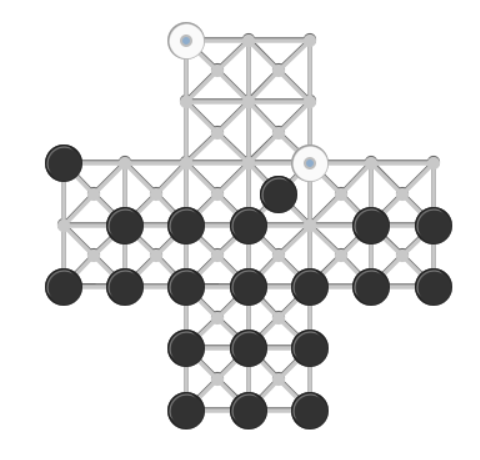
#> input picture Pycharm projekt/Gaasetavl/Images/gaasetavl 1.png, 480 x 460 px
$ python CircleDetectionGT.py
#> lines starting #> are read from the running program, lines starting #| are printed output that depends on the picture; after the words box and inside, x2 and y2 are one past the last pixel; in counts of white or black regions, pixels touching at a corner belong together
from asyncio import to_thread

import cv2
import numpy as np
import json


def detectAndCountCircles(path):
#> called with path = '../Gaasetavl/Images/gaasetavl 1.png'
    inp_img = cv2.imread(path)
#> inp_img is the input picture: shape (460, 480, 3); mean B, G, R 227, 227, 227

    gray = cv2.cvtColor(inp_img, cv2.COLOR_BGR2GRAY)

    gray_blurred = cv2.blur(gray, (3, 3))

    detected_circles = cv2.HoughCircles(gray_blurred,
                                        cv2.HOUGH_GRADIENT,
                                        1,
                                        20,
                                        param1=50,
                                        param2=30,
                                        minRadius=10,
                                        maxRadius=30)
#> detected_circles = 22 rows, first 8: [247.5, 347.5, 18.8], [248.5, 410.5, 18.6], [63.5, 286.5, 19.4], [186.5, 40.5, 16.6], [63.5, 162.5, 19.4], [433.5, 225.5, 18.6], [248.5, 225.5, 19.4], [309.5, 163.5, 16.5]

    if detected_circles is not None:
        detected_circles = np.uint16(np.around(detected_circles))
#> detected_circles = 22 rows, first 8: [248, 348, 19], [248, 410, 19], [64, 286, 19], [186, 40, 17], [64, 162, 19], [434, 226, 19], [248, 226, 19], [310, 164, 16]
        total_circles = 0
        foxes = 0
        geese = 0
        threshold = 127
        pawn_list = {}
        pawn_type = ""
        pawn_id = 1

        for pt in detected_circles[0, :]:
            total_circles += 1
            x, y, r = pt[0], pt[1], pt[2]
            dot_color = (0, 0, 255)
            circle_color = (255, 0, 0)

            # checking pawn color
            mask = np.zeros(inp_img.shape[:2], dtype="uint8")
            cv2.circle(mask, (x, y), r, 255, -1)

            masked_img = cv2.bitwise_and(inp_img, inp_img, mask=mask)
            mean_color = cv2.mean(inp_img, mask=mask)
            B, G, R = mean_color[:3]
            mean_intensity = (R + G + B) / 3

            if mean_intensity > threshold:
                foxes += 1
                pawn_type = "white"
            elif mean_intensity < threshold:
                geese += 1
                pawn_type = "black"

            pawn_list[f'{pawn_type}{pawn_id}'] = (int(x),int(y))
            pawn_id += 1
#> this loop made 22 passes
#> (x, y, r, mean_color, B, G, R, mean_intensity) on passes 4, 8: (186, 40, 17, (239.9, 238.4, 236.9, 0), 239.9, 238.4, 236.9, 238.4), (310, 164, 16, (241.1, 239.4, 237.8, 0), 241.1, 239.4, 237.8, 239.4)
#> (x, y, r, mean_color, B, G, R, mean_intensity) on passes 1, 2, 3, 5, 6, 7: (248, 348, 19, (57.68, 57.68, 57.68, 0), 57.68, 57.68, 57.68, 57.68), (248, 410, 19, (57.66, 57.66, 57.66, 0), 57.66, 57.66, 57.66, 57.66), (64, 286, 19, (60.32, 60.32, 60.32, 0), 60.32, 60.32, 60.32, 60.32), (64, 162, 19, (61.49, 61.49, 61.49, 0), 61.49, 61.49, 61.49, 61.49), (434, 226, 19, (62.45, 62.45, 62.45, 0), 62.45, 62.45, 62.45, 62.45), (248, 226, 19, (59.31, 59.31, 59.31, 0), 59.31, 59.31, 59.31, 59.31)
#> pass 1, in detectAndCountCircles, `masked_img = cv2.bitwise_and(inp_img, inp_img, mask=mask)`:
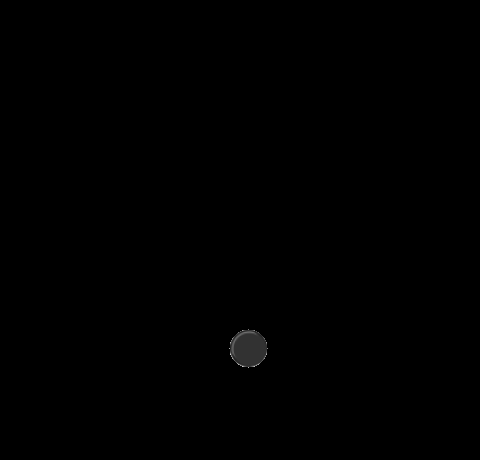
#> masked_img: shape (460, 480, 3); min 0, max 210, mean 0.3
#> after the loop:
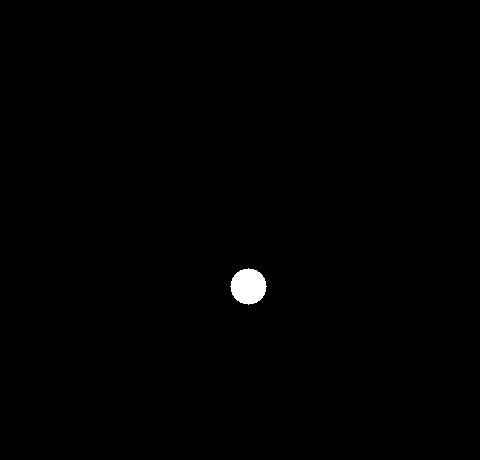
#> mask: shape (460, 480); 0.46% white; 1 white region, box (x1, y1, x2, y2) and area: (230, 268, 267, 305) 1009
#> after the loop, foxes = 2; geese = 20; pawn_id = 23; pawn_list = 22 items; total_circles = 22
        return pawn_list
    else:
        print("Error: detected_circles = None")
        return None

def dictToJson(dict):
    json_string = json.dumps(dict, indent=4)
    return json_string

print(dictToJson(detectAndCountCircles("../Gaasetavl/Images/gaasetavl 1.png")))

$ run again, with Pycharm projekt/Gaasetavl/Images/gaasetavl 2.png copied over Pycharm projekt/Gaasetavl/Images/gaasetavl 1.png
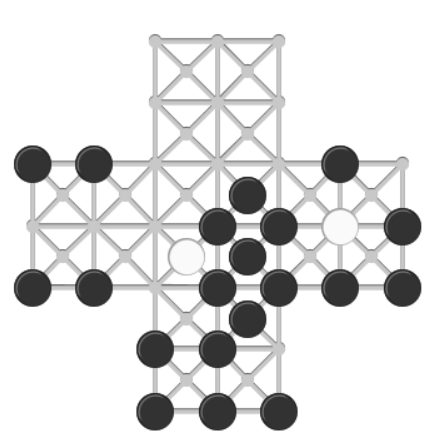
#> input picture Pycharm projekt/Gaasetavl/Images/gaasetavl 2.png, 425 x 446 px
#> in detectAndCountCircles, inp_img is the input picture: shape (446, 425, 3); min 32, max 255, mean 222.3
#> in detectAndCountCircles, `detected_circles = cv2.HoughCircles(gray_blurred, cv2.HOUGH_GRADIENT, ..`: detected_circles = 22 rows, first 8: [217.5, 287.5, 19.1], [216.5, 348.5, 19.1], [217.5, 411.5, 18.6], [32.5, 287.5, 19.4], [247.5, 256.5, 18.5], [32.5, 163.5, 19.4], [402.5, 226.5, 18.6], [217.5, 226.5, 19.4]
#> in detectAndCountCircles, `detected_circles = np.uint16(np.around(detected_circles))`: detected_circles = 22 rows, first 8: [218, 288, 19], [216, 348, 19], [218, 412, 19], [32, 288, 19], [248, 256, 18], [32, 164, 19], [402, 226, 19], [218, 226, 19]
#> the loop in detectAndCountCircles, `for pt in detected_circles[0, :]:` made 22 passes
#> (x, y, r, mean_color, B, G, R, mean_intensity) on passes 13, 22: (340, 226, 17, (247.6, 247.6, 247.6, 0), 247.6, 247.6, 247.6, 247.6), (188, 254, 19, (241.1, 241.1, 241.1, 0), 241.1, 241.1, 241.1, 241.1)
#> pass 1, in detectAndCountCircles, `masked_img = cv2.bitwise_and(inp_img, inp_img, mask=mask)`:
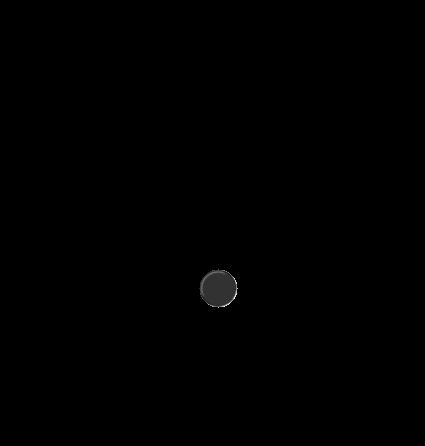
#> masked_img: shape (446, 425, 3); min 0, max 252, mean 0.4
#> after the loop in detectAndCountCircles, `for pt in detected_circles[0, :]:`:
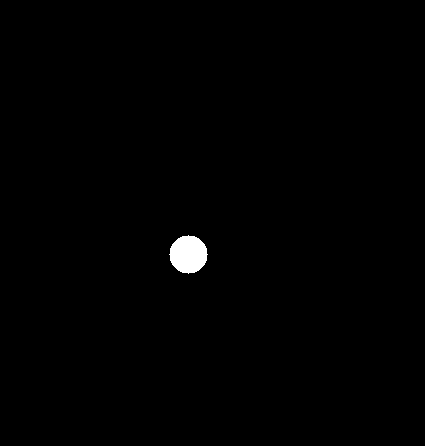
#> mask: shape (446, 425); 0.6% white; 1 white region, box (x1, y1, x2, y2) and area: (169, 235, 208, 274) 1129
#> after the loop in detectAndCountCircles, `for pt in detected_circles[0, :]:`: foxes = 2; geese = 20; pawn_id = 23; pawn_list = 22 items; total_circles = 22

$ run again, with Pycharm projekt/Gaasetavl/Images/gaasetavl 3.png copied over Pycharm projekt/Gaasetavl/Images/gaasetavl 1.png
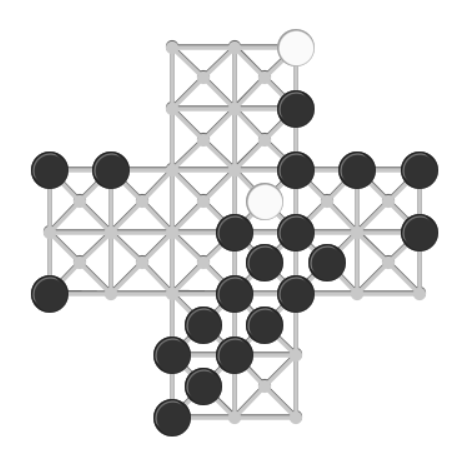
#> input picture Pycharm projekt/Gaasetavl/Images/gaasetavl 3.png, 468 x 461 px
#> in detectAndCountCircles, inp_img is the input picture: shape (461, 468, 3); min 32, max 255, mean 226.2
#> in detectAndCountCircles, `detected_circles = cv2.HoughCircles(gray_blurred, cv2.HOUGH_GRADIENT, ..`: detected_circles = 22 rows, first 8: [264.5, 201.5, 16.3], [234.5, 293.5, 19.1], [233.5, 354.5, 19.1], [49.5, 293.5, 19.4], [202.5, 385.5, 18.5], [264.5, 262.5, 18.5], [49.5, 169.5, 19.4], [419.5, 232.5, 18.6]
#> in detectAndCountCircles, `detected_circles = np.uint16(np.around(detected_circles))`: detected_circles = 22 rows, first 8: [264, 202, 16], [234, 294, 19], [234, 354, 19], [50, 294, 19], [202, 386, 18], [264, 262, 18], [50, 170, 19], [420, 232, 19]
#> the loop in detectAndCountCircles, `for pt in detected_circles[0, :]:` made 22 passes
#> (x, y, r, mean_color, B, G, R, mean_intensity) on passes 1, 15: (264, 202, 16, (249.7, 249.7, 249.7, 0), 249.7, 249.7, 249.7, 249.7), (296, 48, 16, (249.9, 249.9, 249.9, 0), 249.9, 249.9, 249.9, 249.9)
#> pass 1, in detectAndCountCircles, `masked_img = cv2.bitwise_and(inp_img, inp_img, mask=mask)`:
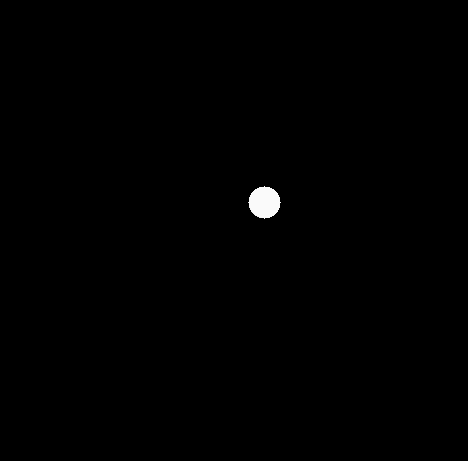
#> masked_img: shape (461, 468, 3); min 0, max 251, mean 0.9
#> after the loop in detectAndCountCircles, `for pt in detected_circles[0, :]:`:
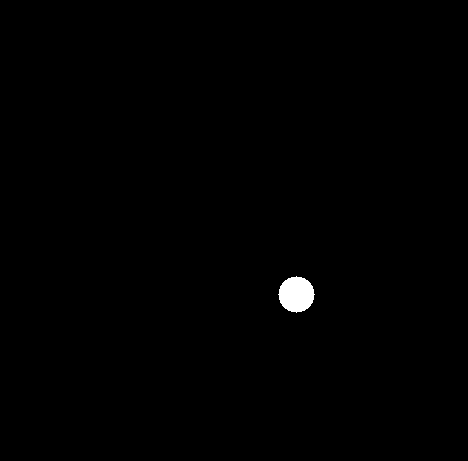
#> mask: shape (461, 468); 0.47% white; 1 white region, box (x1, y1, x2, y2) and area: (278, 276, 315, 313) 1009
#> after the loop in detectAndCountCircles, `for pt in detected_circles[0, :]:`: foxes = 2; geese = 20; pawn_id = 23; pawn_list = 22 items; total_circles = 22

$ run again, with Pycharm projekt/Gaasetavl/Images/gaasetavl 4.png copied over Pycharm projekt/Gaasetavl/Images/gaasetavl 1.png
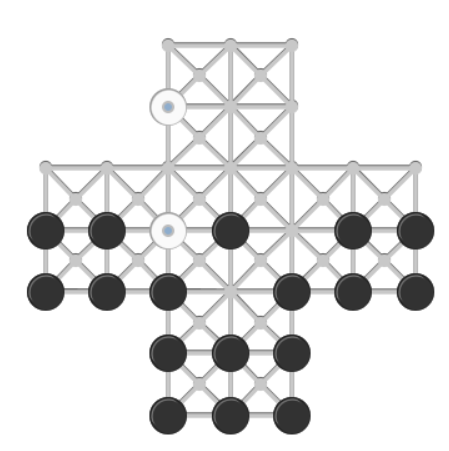
#> input picture Pycharm projekt/Gaasetavl/Images/gaasetavl 4.png, 449 x 451 px
#> in detectAndCountCircles, inp_img is the input picture: shape (451, 449, 3); mean B, G, R 227.3, 227.3, 227.3
#> in detectAndCountCircles, `detected_circles = cv2.HoughCircles(gray_blurred, cv2.HOUGH_GRADIENT, ..`: detected_circles = 19 rows, first 8: [229.5, 352.5, 18.8], [230.5, 230.5, 18.6], [230.5, 415.5, 18.6], [45.5, 291.5, 19.4], [45.5, 230.5, 19.4], [415.5, 230.5, 18.6], [168.5, 230.5, 16.6], [167.5, 352.5, 19.3]
#> in detectAndCountCircles, `detected_circles = np.uint16(np.around(detected_circles))`: detected_circles = 19 rows, first 8: [230, 352, 19], [230, 230, 19], [230, 416, 19], [46, 292, 19], [46, 230, 19], [416, 230, 19], [168, 230, 17], [168, 352, 19]
#> the loop in detectAndCountCircles, `for pt in detected_circles[0, :]:` made 19 passes
#> (x, y, r, mean_color, B, G, R, mean_intensity) on passes 7, 11: (168, 230, 17, (239.9, 238.4, 236.9, 0), 239.9, 238.4, 236.9, 238.4), (168, 106, 16, (240.9, 239.2, 237.5, 0), 240.9, 239.2, 237.5, 239.2)
#> pass 1, in detectAndCountCircles, `masked_img = cv2.bitwise_and(inp_img, inp_img, mask=mask)`:
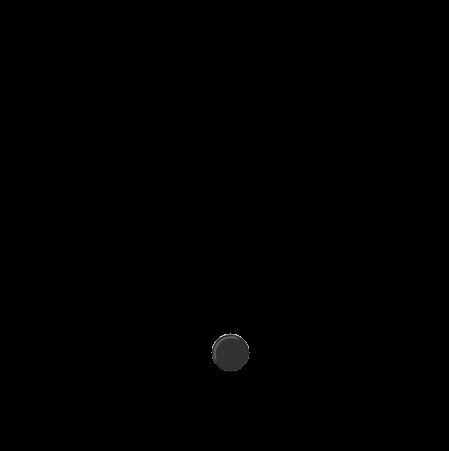
#> masked_img: shape (451, 449, 3); min 0, max 243, mean 0.3
#> after the loop in detectAndCountCircles, `for pt in detected_circles[0, :]:`:
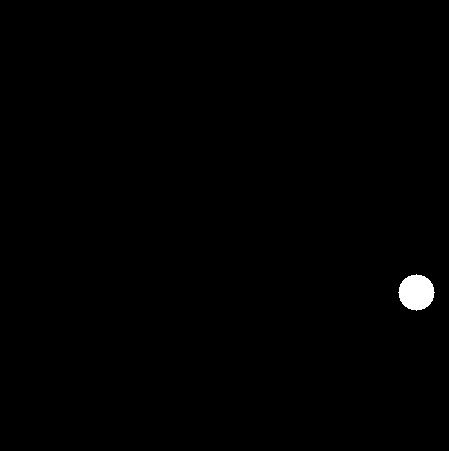
#> mask: shape (451, 449); 0.5% white; 1 white region, box (x1, y1, x2, y2) and area: (398, 274, 435, 311) 1009
#> after the loop in detectAndCountCircles, `for pt in detected_circles[0, :]:`: foxes = 2; geese = 17; pawn_id = 20; pawn_list = 19 items; total_circles = 19
